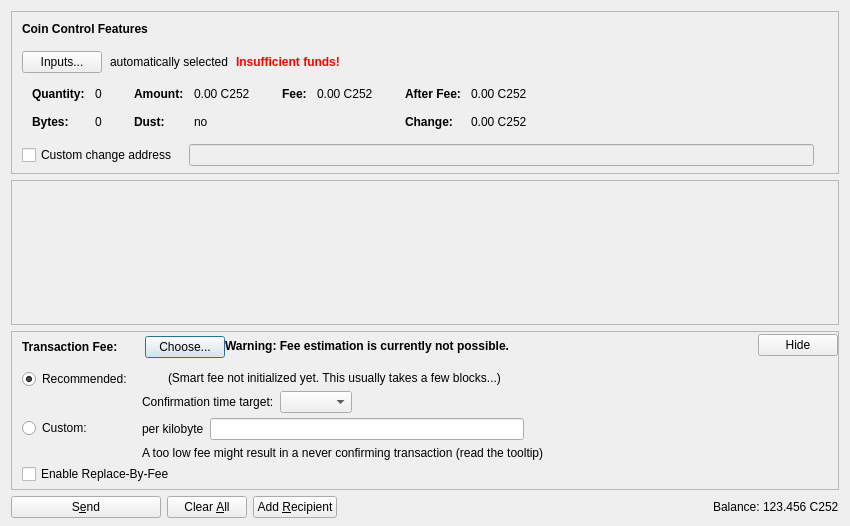
<?xml version="1.0" encoding="UTF-8"?>
<ui version="4.0">
 <class>SendCoinsDialog</class>
 <widget class="QDialog" name="SendCoinsDialog">
  <property name="geometry">
   <rect>
    <x>0</x>
    <y>0</y>
    <width>850</width>
    <height>526</height>
   </rect>
  </property>
  <property name="windowTitle">
   <string>Send Coins</string>
  </property>
  <layout class="QVBoxLayout" name="verticalLayout" stretch="0,1,0,0">
   <property name="bottomMargin">
    <number>8</number>
   </property>
   <item>
    <widget class="QFrame" name="frameCoinControl">
     <property name="sizePolicy">
      <sizepolicy hsizetype="Expanding" vsizetype="Expanding">
       <horstretch>0</horstretch>
       <verstretch>0</verstretch>
      </sizepolicy>
     </property>
     <property name="maximumSize">
      <size>
       <width>16777215</width>
       <height>16777215</height>
      </size>
     </property>
     <property name="frameShape">
      <enum>QFrame::StyledPanel</enum>
     </property>
     <property name="frameShadow">
      <enum>QFrame::Sunken</enum>
     </property>
     <layout class="QVBoxLayout" name="verticalLayoutCoinControl2">
      <property name="spacing">
       <number>0</number>
      </property>
      <property name="leftMargin">
       <number>0</number>
      </property>
      <property name="topMargin">
       <number>0</number>
      </property>
      <property name="rightMargin">
       <number>0</number>
      </property>
      <property name="bottomMargin">
       <number>6</number>
      </property>
      <item>
       <layout class="QVBoxLayout" name="verticalLayoutCoinControl" stretch="0,0,0,0,1">
        <property name="spacing">
         <number>0</number>
        </property>
        <property name="leftMargin">
         <number>10</number>
        </property>
        <property name="topMargin">
         <number>10</number>
        </property>
        <item>
         <layout class="QHBoxLayout" name="horizontalLayoutCoinControl1">
          <property name="bottomMargin">
           <number>15</number>
          </property>
          <item>
           <widget class="QLabel" name="labelCoinControlFeatures">
            <property name="sizePolicy">
             <sizepolicy hsizetype="Preferred" vsizetype="Maximum">
              <horstretch>0</horstretch>
              <verstretch>0</verstretch>
             </sizepolicy>
            </property>
            <property name="font">
             <font>
              <weight>75</weight>
              <bold>true</bold>
             </font>
            </property>
            <property name="styleSheet">
             <string notr="true">font-weight:bold;</string>
            </property>
            <property name="text">
             <string>Coin Control Features</string>
            </property>
           </widget>
          </item>
         </layout>
        </item>
        <item>
         <layout class="QHBoxLayout" name="horizontalLayoutCoinControl2" stretch="0,0,0,0">
          <property name="spacing">
           <number>8</number>
          </property>
          <property name="bottomMargin">
           <number>10</number>
          </property>
          <item>
           <widget class="QPushButton" name="pushButtonCoinControl">
            <property name="styleSheet">
             <string notr="true"/>
            </property>
            <property name="text">
             <string>Inputs...</string>
            </property>
            <property name="autoDefault">
             <bool>false</bool>
            </property>
           </widget>
          </item>
          <item>
           <widget class="QLabel" name="labelCoinControlAutomaticallySelected">
            <property name="text">
             <string>automatically selected</string>
            </property>
            <property name="margin">
             <number>5</number>
            </property>
           </widget>
          </item>
          <item>
           <widget class="QLabel" name="labelCoinControlInsuffFunds">
            <property name="font">
             <font>
              <weight>75</weight>
              <bold>true</bold>
             </font>
            </property>
            <property name="styleSheet">
             <string notr="true">color:red;font-weight:bold;</string>
            </property>
            <property name="text">
             <string>Insufficient funds!</string>
            </property>
            <property name="margin">
             <number>5</number>
            </property>
           </widget>
          </item>
          <item>
           <spacer name="horizontalSpacerCoinControl">
            <property name="orientation">
             <enum>Qt::Horizontal</enum>
            </property>
            <property name="sizeHint" stdset="0">
             <size>
              <width>40</width>
              <height>1</height>
             </size>
            </property>
           </spacer>
          </item>
         </layout>
        </item>
        <item>
         <widget class="QWidget" name="widgetCoinControl" native="true">
          <property name="sizePolicy">
           <sizepolicy hsizetype="Preferred" vsizetype="Preferred">
            <horstretch>0</horstretch>
            <verstretch>0</verstretch>
           </sizepolicy>
          </property>
          <property name="minimumSize">
           <size>
            <width>0</width>
            <height>0</height>
           </size>
          </property>
          <property name="styleSheet">
           <string notr="true"/>
          </property>
          <layout class="QHBoxLayout" name="horizontalLayoutCoinControl5">
           <property name="leftMargin">
            <number>0</number>
           </property>
           <property name="topMargin">
            <number>0</number>
           </property>
           <property name="rightMargin">
            <number>0</number>
           </property>
           <property name="bottomMargin">
            <number>0</number>
           </property>
           <item>
            <layout class="QHBoxLayout" name="horizontalLayoutCoinControl3" stretch="0,0,0,1">
             <property name="spacing">
              <number>20</number>
             </property>
             <property name="topMargin">
              <number>0</number>
             </property>
             <property name="bottomMargin">
              <number>10</number>
             </property>
             <item>
              <layout class="QFormLayout" name="formLayoutCoinControl1">
               <property name="horizontalSpacing">
                <number>10</number>
               </property>
               <property name="verticalSpacing">
                <number>14</number>
               </property>
               <property name="leftMargin">
                <number>10</number>
               </property>
               <property name="topMargin">
                <number>4</number>
               </property>
               <property name="rightMargin">
                <number>6</number>
               </property>
               <item row="0" column="0">
                <widget class="QLabel" name="labelCoinControlQuantityText">
                 <property name="font">
                  <font>
                   <weight>75</weight>
                   <bold>true</bold>
                  </font>
                 </property>
                 <property name="text">
                  <string>Quantity:</string>
                 </property>
                 <property name="margin">
                  <number>0</number>
                 </property>
                </widget>
               </item>
               <item row="0" column="1">
                <widget class="QLabel" name="labelCoinControlQuantity">
                 <property name="cursor">
                  <cursorShape>IBeamCursor</cursorShape>
                 </property>
                 <property name="contextMenuPolicy">
                  <enum>Qt::ActionsContextMenu</enum>
                 </property>
                 <property name="text">
                  <string notr="true">0</string>
                 </property>
                 <property name="margin">
                  <number>0</number>
                 </property>
                 <property name="textInteractionFlags">
                  <set>Qt::LinksAccessibleByMouse|Qt::TextSelectableByKeyboard|Qt::TextSelectableByMouse</set>
                 </property>
                </widget>
               </item>
               <item row="1" column="0">
                <widget class="QLabel" name="labelCoinControlBytesText">
                 <property name="font">
                  <font>
                   <weight>75</weight>
                   <bold>true</bold>
                  </font>
                 </property>
                 <property name="text">
                  <string>Bytes:</string>
                 </property>
                </widget>
               </item>
               <item row="1" column="1">
                <widget class="QLabel" name="labelCoinControlBytes">
                 <property name="cursor">
                  <cursorShape>IBeamCursor</cursorShape>
                 </property>
                 <property name="contextMenuPolicy">
                  <enum>Qt::ActionsContextMenu</enum>
                 </property>
                 <property name="text">
                  <string notr="true">0</string>
                 </property>
                 <property name="textInteractionFlags">
                  <set>Qt::LinksAccessibleByMouse|Qt::TextSelectableByKeyboard|Qt::TextSelectableByMouse</set>
                 </property>
                </widget>
               </item>
              </layout>
             </item>
             <item>
              <layout class="QFormLayout" name="formLayoutCoinControl2">
               <property name="horizontalSpacing">
                <number>10</number>
               </property>
               <property name="verticalSpacing">
                <number>14</number>
               </property>
               <property name="leftMargin">
                <number>6</number>
               </property>
               <property name="topMargin">
                <number>4</number>
               </property>
               <property name="rightMargin">
                <number>6</number>
               </property>
               <item row="0" column="0">
                <widget class="QLabel" name="labelCoinControlAmountText">
                 <property name="font">
                  <font>
                   <weight>75</weight>
                   <bold>true</bold>
                  </font>
                 </property>
                 <property name="text">
                  <string>Amount:</string>
                 </property>
                 <property name="margin">
                  <number>0</number>
                 </property>
                </widget>
               </item>
               <item row="0" column="1">
                <widget class="QLabel" name="labelCoinControlAmount">
                 <property name="cursor">
                  <cursorShape>IBeamCursor</cursorShape>
                 </property>
                 <property name="contextMenuPolicy">
                  <enum>Qt::ActionsContextMenu</enum>
                 </property>
                 <property name="text">
                  <string notr="true">0.00 C252</string>
                 </property>
                 <property name="textInteractionFlags">
                  <set>Qt::LinksAccessibleByMouse|Qt::TextSelectableByKeyboard|Qt::TextSelectableByMouse</set>
                 </property>
                </widget>
               </item>
               <item row="1" column="0">
                <widget class="QLabel" name="labelCoinControlLowOutputText">
                 <property name="font">
                  <font>
                   <weight>75</weight>
                   <bold>true</bold>
                  </font>
                 </property>
                 <property name="text">
                  <string>Dust:</string>
                 </property>
                </widget>
               </item>
               <item row="1" column="1">
                <widget class="QLabel" name="labelCoinControlLowOutput">
                 <property name="cursor">
                  <cursorShape>IBeamCursor</cursorShape>
                 </property>
                 <property name="contextMenuPolicy">
                  <enum>Qt::ActionsContextMenu</enum>
                 </property>
                 <property name="text">
                  <string notr="true">no</string>
                 </property>
                 <property name="textInteractionFlags">
                  <set>Qt::LinksAccessibleByMouse|Qt::TextSelectableByKeyboard|Qt::TextSelectableByMouse</set>
                 </property>
                </widget>
               </item>
              </layout>
             </item>
             <item>
              <layout class="QFormLayout" name="formLayoutCoinControl3">
               <property name="horizontalSpacing">
                <number>10</number>
               </property>
               <property name="verticalSpacing">
                <number>14</number>
               </property>
               <property name="leftMargin">
                <number>6</number>
               </property>
               <property name="topMargin">
                <number>4</number>
               </property>
               <property name="rightMargin">
                <number>6</number>
               </property>
               <item row="0" column="0">
                <widget class="QLabel" name="labelCoinControlFeeText">
                 <property name="font">
                  <font>
                   <weight>75</weight>
                   <bold>true</bold>
                  </font>
                 </property>
                 <property name="text">
                  <string>Fee:</string>
                 </property>
                 <property name="margin">
                  <number>0</number>
                 </property>
                </widget>
               </item>
               <item row="0" column="1">
                <widget class="QLabel" name="labelCoinControlFee">
                 <property name="cursor">
                  <cursorShape>IBeamCursor</cursorShape>
                 </property>
                 <property name="contextMenuPolicy">
                  <enum>Qt::ActionsContextMenu</enum>
                 </property>
                 <property name="text">
                  <string notr="true">0.00 C252</string>
                 </property>
                 <property name="textInteractionFlags">
                  <set>Qt::LinksAccessibleByMouse|Qt::TextSelectableByKeyboard|Qt::TextSelectableByMouse</set>
                 </property>
                </widget>
               </item>
              </layout>
             </item>
             <item>
              <layout class="QFormLayout" name="formLayoutCoinControl4">
               <property name="horizontalSpacing">
                <number>10</number>
               </property>
               <property name="verticalSpacing">
                <number>14</number>
               </property>
               <property name="leftMargin">
                <number>6</number>
               </property>
               <property name="topMargin">
                <number>4</number>
               </property>
               <property name="rightMargin">
                <number>6</number>
               </property>
               <item row="0" column="0">
                <widget class="QLabel" name="labelCoinControlAfterFeeText">
                 <property name="font">
                  <font>
                   <weight>75</weight>
                   <bold>true</bold>
                  </font>
                 </property>
                 <property name="text">
                  <string>After Fee:</string>
                 </property>
                 <property name="margin">
                  <number>0</number>
                 </property>
                </widget>
               </item>
               <item row="0" column="1">
                <widget class="QLabel" name="labelCoinControlAfterFee">
                 <property name="cursor">
                  <cursorShape>IBeamCursor</cursorShape>
                 </property>
                 <property name="contextMenuPolicy">
                  <enum>Qt::ActionsContextMenu</enum>
                 </property>
                 <property name="text">
                  <string notr="true">0.00 C252</string>
                 </property>
                 <property name="textInteractionFlags">
                  <set>Qt::LinksAccessibleByMouse|Qt::TextSelectableByKeyboard|Qt::TextSelectableByMouse</set>
                 </property>
                </widget>
               </item>
               <item row="1" column="0">
                <widget class="QLabel" name="labelCoinControlChangeText">
                 <property name="font">
                  <font>
                   <weight>75</weight>
                   <bold>true</bold>
                  </font>
                 </property>
                 <property name="text">
                  <string>Change:</string>
                 </property>
                </widget>
               </item>
               <item row="1" column="1">
                <widget class="QLabel" name="labelCoinControlChange">
                 <property name="cursor">
                  <cursorShape>IBeamCursor</cursorShape>
                 </property>
                 <property name="contextMenuPolicy">
                  <enum>Qt::ActionsContextMenu</enum>
                 </property>
                 <property name="text">
                  <string notr="true">0.00 C252</string>
                 </property>
                 <property name="textInteractionFlags">
                  <set>Qt::LinksAccessibleByMouse|Qt::TextSelectableByKeyboard|Qt::TextSelectableByMouse</set>
                 </property>
                </widget>
               </item>
              </layout>
             </item>
            </layout>
           </item>
          </layout>
         </widget>
        </item>
        <item>
         <layout class="QHBoxLayout" name="horizontalLayoutCoinControl4" stretch="0,0,0">
          <property name="spacing">
           <number>12</number>
          </property>
          <property name="sizeConstraint">
           <enum>QLayout::SetDefaultConstraint</enum>
          </property>
          <property name="topMargin">
           <number>5</number>
          </property>
          <property name="rightMargin">
           <number>5</number>
          </property>
          <item>
           <widget class="QCheckBox" name="checkBoxCoinControlChange">
            <property name="toolTip">
             <string>If this is activated, but the change address is empty or invalid, change will be sent to a newly generated address.</string>
            </property>
            <property name="text">
             <string>Custom change address</string>
            </property>
           </widget>
          </item>
          <item>
           <widget class="QValidatedLineEdit" name="lineEditCoinControlChange">
            <property name="enabled">
             <bool>false</bool>
            </property>
            <property name="sizePolicy">
             <sizepolicy hsizetype="Expanding" vsizetype="Fixed">
              <horstretch>0</horstretch>
              <verstretch>0</verstretch>
             </sizepolicy>
            </property>
           </widget>
          </item>
          <item>
           <widget class="QLabel" name="labelCoinControlChangeLabel">
            <property name="sizePolicy">
             <sizepolicy hsizetype="Preferred" vsizetype="Expanding">
              <horstretch>0</horstretch>
              <verstretch>0</verstretch>
             </sizepolicy>
            </property>
            <property name="minimumSize">
             <size>
              <width>0</width>
              <height>0</height>
             </size>
            </property>
            <property name="text">
             <string/>
            </property>
            <property name="margin">
             <number>3</number>
            </property>
           </widget>
          </item>
         </layout>
        </item>
        <item>
         <spacer name="verticalSpacerCoinControl">
          <property name="orientation">
           <enum>Qt::Vertical</enum>
          </property>
          <property name="sizeHint" stdset="0">
           <size>
            <width>800</width>
            <height>1</height>
           </size>
          </property>
         </spacer>
        </item>
       </layout>
      </item>
     </layout>
    </widget>
   </item>
   <item>
    <widget class="QScrollArea" name="scrollArea">
     <property name="widgetResizable">
      <bool>true</bool>
     </property>
     <widget class="QWidget" name="scrollAreaWidgetContents">
      <property name="geometry">
       <rect>
        <x>0</x>
        <y>0</y>
        <width>830</width>
        <height>104</height>
       </rect>
      </property>
      <layout class="QVBoxLayout" name="verticalLayout_2" stretch="0,1">
       <property name="leftMargin">
        <number>0</number>
       </property>
       <property name="topMargin">
        <number>0</number>
       </property>
       <property name="rightMargin">
        <number>0</number>
       </property>
       <property name="bottomMargin">
        <number>0</number>
       </property>
       <item>
        <layout class="QVBoxLayout" name="entries">
         <property name="spacing">
          <number>6</number>
         </property>
        </layout>
       </item>
       <item>
        <spacer name="verticalSpacer">
         <property name="orientation">
          <enum>Qt::Vertical</enum>
         </property>
         <property name="sizeHint" stdset="0">
          <size>
           <width>20</width>
           <height>40</height>
          </size>
         </property>
        </spacer>
       </item>
      </layout>
     </widget>
    </widget>
   </item>
   <item>
    <widget class="QFrame" name="frameFee">
     <property name="sizePolicy">
      <sizepolicy hsizetype="Expanding" vsizetype="Expanding">
       <horstretch>0</horstretch>
       <verstretch>0</verstretch>
      </sizepolicy>
     </property>
     <property name="maximumSize">
      <size>
       <width>16777215</width>
       <height>16777215</height>
      </size>
     </property>
     <property name="frameShape">
      <enum>QFrame::StyledPanel</enum>
     </property>
     <property name="frameShadow">
      <enum>QFrame::Sunken</enum>
     </property>
     <layout class="QVBoxLayout" name="verticalLayoutFee1">
      <property name="spacing">
       <number>0</number>
      </property>
      <property name="leftMargin">
       <number>0</number>
      </property>
      <property name="topMargin">
       <number>0</number>
      </property>
      <property name="rightMargin">
       <number>0</number>
      </property>
      <property name="bottomMargin">
       <number>0</number>
      </property>
      <item>
       <layout class="QVBoxLayout" name="verticalLayoutFee2" stretch="0,0,0">
        <property name="spacing">
         <number>0</number>
        </property>
        <property name="leftMargin">
         <number>10</number>
        </property>
        <property name="topMargin">
         <number>0</number>
        </property>
        <item>
         <layout class="QHBoxLayout" name="horizontalLayoutFee1">
          <property name="bottomMargin">
           <number>0</number>
          </property>
          <item>
           <layout class="QVBoxLayout" name="verticalLayoutFee7">
            <property name="spacing">
             <number>0</number>
            </property>
            <item>
             <spacer name="verticalSpacerSmartFee">
              <property name="orientation">
               <enum>Qt::Vertical</enum>
              </property>
              <property name="sizeType">
               <enum>QSizePolicy::Fixed</enum>
              </property>
              <property name="sizeHint" stdset="0">
               <size>
                <width>1</width>
                <height>4</height>
               </size>
              </property>
             </spacer>
            </item>
            <item>
             <layout class="QHBoxLayout" name="horizontalLayoutSmartFee">
              <property name="spacing">
               <number>10</number>
              </property>
              <item>
               <widget class="QLabel" name="labelFeeHeadline">
                <property name="sizePolicy">
                 <sizepolicy hsizetype="Preferred" vsizetype="Maximum">
                  <horstretch>0</horstretch>
                  <verstretch>0</verstretch>
                 </sizepolicy>
                </property>
                <property name="font">
                 <font>
                  <weight>75</weight>
                  <bold>true</bold>
                 </font>
                </property>
                <property name="styleSheet">
                 <string notr="true">font-weight:bold;</string>
                </property>
                <property name="text">
                 <string>Transaction Fee:</string>
                </property>
               </widget>
              </item>
              <item>
               <widget class="QLabel" name="labelFeeMinimized">
                <property name="text">
                 <string/>
                </property>
               </widget>
              </item>
              <item>
               <widget class="QPushButton" name="buttonChooseFee">
                <property name="text">
                 <string>Choose...</string>
                </property>
               </widget>
              </item>
             </layout>
            </item>
            <item>
             <spacer name="verticalSpacer_5">
              <property name="orientation">
               <enum>Qt::Vertical</enum>
              </property>
              <property name="sizeHint" stdset="0">
               <size>
                <width>1</width>
                <height>1</height>
               </size>
              </property>
             </spacer>
            </item>
           </layout>
          </item>
          <item>
           <widget class="QLabel" name="fallbackFeeWarningLabel">
            <property name="toolTip">
             <string>Using the fallbackfee can result in sending a transaction that will take several hours or days (or never) to confirm. Consider choosing your fee manually or wait until you have validated the complete chain.</string>
            </property>
            <property name="font">
            <font>
                <weight>75</weight>
                <bold>true</bold>
            </font>
            </property>
            <property name="text">
             <string>Warning: Fee estimation is currently not possible.</string>
            </property>
            <property name="wordWrap">
             <bool>false</bool>
            </property>
           </widget>
          </item>
          <item>
           <spacer name="horizontalSpacer_4">
            <property name="orientation">
             <enum>Qt::Horizontal</enum>
            </property>
            <property name="sizeType">
             <enum>QSizePolicy::MinimumExpanding</enum>
            </property>
            <property name="sizeHint" stdset="0">
             <size>
              <width>40</width>
              <height>20</height>
             </size>
            </property>
           </spacer>
          </item>
          <item>
           <widget class="QPushButton" name="buttonMinimizeFee">
            <property name="toolTip">
             <string>Hide transaction fee settings</string>
            </property>
            <property name="text">
             <string>Hide</string>
            </property>
           </widget>
          </item>
         </layout>
        </item>
        <item>
         <widget class="QFrame" name="frameFeeSelection">
          <layout class="QVBoxLayout" name="verticalLayoutFee12">
           <property name="spacing">
            <number>0</number>
           </property>
           <property name="leftMargin">
            <number>0</number>
           </property>
           <property name="topMargin">
            <number>0</number>
           </property>
           <property name="rightMargin">
            <number>0</number>
           </property>
           <property name="bottomMargin">
            <number>0</number>
           </property>
           <item>
            <layout class="QGridLayout" name="gridLayoutFee">
             <property name="topMargin">
              <number>10</number>
             </property>
             <property name="bottomMargin">
              <number>4</number>
             </property>
             <property name="horizontalSpacing">
              <number>10</number>
             </property>
             <property name="verticalSpacing">
              <number>4</number>
             </property>
             <item row="1" column="1">
              <layout class="QVBoxLayout" name="verticalLayoutFee8">
               <property name="spacing">
                <number>6</number>
               </property>
               <item>
                <layout class="QHBoxLayout" name="horizontalLayoutFee13">
                 <item>
                  <widget class="QLabel" name="labelCustomPerKilobyte">
                   <property name="toolTip">
                    <string>Specify a custom fee per kB (1,000 bytes) of the transaction's virtual size.

Note:  Since the fee is calculated on a per-byte basis, a fee of "100 satoshis per kB" for a transaction size of 500 bytes (half of 1 kB) would ultimately yield a fee of only 50 satoshis.</string>
                   </property>
                   <property name="text">
                    <string>per kilobyte</string>
                   </property>
                  </widget>
                 </item>
                 <item>
                  <widget class="CaliforniumAmountField" name="customFee"/>
                 </item>
                 <item>
                  <spacer name="horizontalSpacer_6">
                   <property name="orientation">
                    <enum>Qt::Horizontal</enum>
                   </property>
                   <property name="sizeHint" stdset="0">
                    <size>
                     <width>1</width>
                     <height>1</height>
                    </size>
                   </property>
                  </spacer>
                 </item>
                </layout>
               </item>
               <item>
                <layout class="QHBoxLayout" name="horizontalLayoutFee8">
                 <item>
                  <widget class="QLabel" name="labelCustomFeeWarning">
                   <property name="enabled">
                    <bool>true</bool>
                   </property>
                   <property name="toolTip">
                    <string>When there is less transaction volume than space in the blocks, miners as well as relaying nodes may enforce a minimum fee. Paying only this minimum fee is just fine, but be aware that this can result in a never confirming transaction once there is more demand for californium transactions than the network can process.</string>
                   </property>
                   <property name="text">
                    <string>A too low fee might result in a never confirming transaction (read the tooltip)</string>
                   </property>
                  </widget>
                 </item>
                 <item>
                  <spacer name="horizontalSpacer_2">
                   <property name="orientation">
                    <enum>Qt::Horizontal</enum>
                   </property>
                   <property name="sizeHint" stdset="0">
                    <size>
                     <width>1</width>
                     <height>1</height>
                    </size>
                   </property>
                  </spacer>
                 </item>
                </layout>
               </item>
              </layout>
             </item>
             <item row="0" column="0">
              <layout class="QVBoxLayout" name="verticalLayoutFee4" stretch="0,1">
               <item>
                <widget class="QRadioButton" name="radioSmartFee">
                 <property name="text">
                  <string>Recommended:</string>
                 </property>
                 <property name="checked">
                  <bool>true</bool>
                 </property>
                 <attribute name="buttonGroup">
                  <string notr="true">groupFee</string>
                 </attribute>
                </widget>
               </item>
               <item>
                <spacer name="verticalSpacer_2">
                 <property name="orientation">
                  <enum>Qt::Vertical</enum>
                 </property>
                 <property name="sizeHint" stdset="0">
                  <size>
                   <width>1</width>
                   <height>1</height>
                  </size>
                 </property>
                </spacer>
               </item>
              </layout>
             </item>
             <item row="1" column="0">
              <layout class="QVBoxLayout" name="verticalLayoutFee9" stretch="0,1">
               <item>
                <widget class="QRadioButton" name="radioCustomFee">
                 <property name="text">
                  <string>Custom:</string>
                 </property>
                 <attribute name="buttonGroup">
                  <string notr="true">groupFee</string>
                 </attribute>
                </widget>
               </item>
               <item>
                <spacer name="verticalSpacer_6">
                 <property name="orientation">
                  <enum>Qt::Vertical</enum>
                 </property>
                 <property name="sizeHint" stdset="0">
                  <size>
                   <width>1</width>
                   <height>1</height>
                  </size>
                 </property>
                </spacer>
               </item>
              </layout>
             </item>
             <item row="0" column="1">
              <layout class="QVBoxLayout" name="verticalLayoutFee3" stretch="0,0,1">
               <property name="spacing">
                <number>6</number>
               </property>
               <property name="topMargin">
                <number>2</number>
               </property>
               <item>
                <layout class="QHBoxLayout" name="horizontalLayoutFee12">
                 <item>
                  <widget class="QLabel" name="labelSmartFee">
                   <property name="text">
                    <string/>
                   </property>
                  </widget>
                 </item>
                 <item>
                  <widget class="QLabel" name="labelFeeEstimation">
                   <property name="text">
                    <string/>
                   </property>
                  </widget>
                 </item>
                 <item>
                  <widget class="QLabel" name="labelSmartFee2">
                   <property name="text">
                    <string>(Smart fee not initialized yet. This usually takes a few blocks...)</string>
                   </property>
                  </widget>
                 </item>
                 <item>
                  <spacer name="horizontalSpacer_5">
                   <property name="orientation">
                    <enum>Qt::Horizontal</enum>
                   </property>
                   <property name="sizeHint" stdset="0">
                    <size>
                     <width>1</width>
                     <height>1</height>
                    </size>
                   </property>
                  </spacer>
                 </item>
                </layout>
               </item>
               <item>
                <layout class="QHBoxLayout" name="horizontalLayoutFee9">
                 <item>
                  <layout class="QVBoxLayout" name="verticalLayoutFee6">
                   <item>
                    <widget class="QLabel" name="labelSmartFee3">
                     <property name="text">
                      <string>Confirmation time target:</string>
                     </property>
                    </widget>
                   </item>
                  </layout>
                 </item>
                 <item>
                  <layout class="QVBoxLayout" name="verticalLayoutFee5">
                   <property name="rightMargin">
                    <number>30</number>
                   </property>
                   <item>
                    <layout class="QHBoxLayout" name="horizontalLayoutConfTarget">
                     <property name="bottomMargin">
                      <number>0</number>
                     </property>
                     <item>
                      <widget class="QComboBox" name="confTargetSelector"/>
                     </item>
                     <item>
                      <spacer name="horizontalSpacerConfTarget">
                       <property name="orientation">
                        <enum>Qt::Horizontal</enum>
                       </property>
                       <property name="sizeHint" stdset="0">
                        <size>
                         <width>40</width>
                         <height>20</height>
                        </size>
                       </property>
                      </spacer>
                     </item>
                    </layout>
                   </item>
                  </layout>
                 </item>
                </layout>
               </item>
               <item>
                <spacer name="verticalSpacer_4">
                 <property name="orientation">
                  <enum>Qt::Vertical</enum>
                 </property>
                 <property name="sizeHint" stdset="0">
                  <size>
                   <width>1</width>
                   <height>1</height>
                  </size>
                 </property>
                </spacer>
               </item>
              </layout>
             </item>
            </layout>
           </item>
           <item>
            <widget class="QCheckBox" name="optInRBF">
             <property name="text">
              <string>Enable Replace-By-Fee</string>
             </property>
             <property name="toolTip">
              <string>With Replace-By-Fee (BIP-125) you can increase a transaction's fee after it is sent. Without this, a higher fee may be recommended to compensate for increased transaction delay risk.</string>
             </property>
            </widget>
           </item>
          </layout>
         </widget>
        </item>
        <item>
         <spacer name="verticalSpacerFee">
          <property name="orientation">
           <enum>Qt::Vertical</enum>
          </property>
          <property name="sizeHint" stdset="0">
           <size>
            <width>40</width>
            <height>5</height>
           </size>
          </property>
         </spacer>
        </item>
       </layout>
      </item>
     </layout>
    </widget>
   </item>
   <item>
    <layout class="QHBoxLayout" name="horizontalLayout">
     <item>
      <widget class="QPushButton" name="sendButton">
       <property name="minimumSize">
        <size>
         <width>150</width>
         <height>0</height>
        </size>
       </property>
       <property name="toolTip">
        <string>Confirm the send action</string>
       </property>
       <property name="text">
        <string>S&amp;end</string>
       </property>
       <property name="icon">
        <iconset resource="../californium.qrc">
         <normaloff>:/icons/send</normaloff>:/icons/send</iconset>
       </property>
       <property name="autoDefault">
        <bool>false</bool>
       </property>
       <property name="default">
        <bool>false</bool>
       </property>
      </widget>
     </item>
     <item>
      <widget class="QPushButton" name="clearButton">
       <property name="sizePolicy">
        <sizepolicy hsizetype="Minimum" vsizetype="Fixed">
         <horstretch>0</horstretch>
         <verstretch>0</verstretch>
        </sizepolicy>
       </property>
       <property name="toolTip">
        <string>Clear all fields of the form.</string>
       </property>
       <property name="text">
        <string>Clear &amp;All</string>
       </property>
       <property name="icon">
        <iconset resource="../californium.qrc">
         <normaloff>:/icons/remove</normaloff>:/icons/remove</iconset>
       </property>
       <property name="autoDefault">
        <bool>false</bool>
       </property>
      </widget>
     </item>
     <item>
      <widget class="QPushButton" name="addButton">
       <property name="toolTip">
        <string>Send to multiple recipients at once</string>
       </property>
       <property name="text">
        <string>Add &amp;Recipient</string>
       </property>
       <property name="icon">
        <iconset resource="../californium.qrc">
         <normaloff>:/icons/add</normaloff>:/icons/add</iconset>
       </property>
       <property name="autoDefault">
        <bool>false</bool>
       </property>
      </widget>
     </item>
     <item>
      <spacer name="horizontalSpacer">
       <property name="orientation">
        <enum>Qt::Horizontal</enum>
       </property>
       <property name="sizeHint" stdset="0">
        <size>
         <width>40</width>
         <height>20</height>
        </size>
       </property>
      </spacer>
     </item>
     <item>
      <layout class="QHBoxLayout" name="horizontalLayout_2">
       <property name="spacing">
        <number>3</number>
       </property>
       <item>
        <widget class="QLabel" name="labelBalanceName">
         <property name="sizePolicy">
          <sizepolicy hsizetype="Preferred" vsizetype="Fixed">
           <horstretch>0</horstretch>
           <verstretch>0</verstretch>
          </sizepolicy>
         </property>
         <property name="text">
          <string>Balance:</string>
         </property>
        </widget>
       </item>
       <item>
        <widget class="QLabel" name="labelBalance">
         <property name="sizePolicy">
          <sizepolicy hsizetype="Preferred" vsizetype="Fixed">
           <horstretch>0</horstretch>
           <verstretch>0</verstretch>
          </sizepolicy>
         </property>
         <property name="cursor">
          <cursorShape>IBeamCursor</cursorShape>
         </property>
         <property name="text">
          <string notr="true">123.456 C252</string>
         </property>
         <property name="textInteractionFlags">
          <set>Qt::LinksAccessibleByMouse|Qt::TextSelectableByKeyboard|Qt::TextSelectableByMouse</set>
         </property>
        </widget>
       </item>
      </layout>
     </item>
    </layout>
   </item>
  </layout>
 </widget>
 <customwidgets>
  <customwidget>
   <class>QValidatedLineEdit</class>
   <extends>QLineEdit</extends>
   <header>qt/qvalidatedlineedit.h</header>
  </customwidget>
  <customwidget>
   <class>CaliforniumAmountField</class>
   <extends>QLineEdit</extends>
   <header>qt/californiumamountfield.h</header>
   <container>1</container>
  </customwidget>
 </customwidgets>
 <resources>
  <include location="../californium.qrc"/>
 </resources>
 <connections/>
 <buttongroups>
  <buttongroup name="groupFee"/>
 </buttongroups>
</ui>
